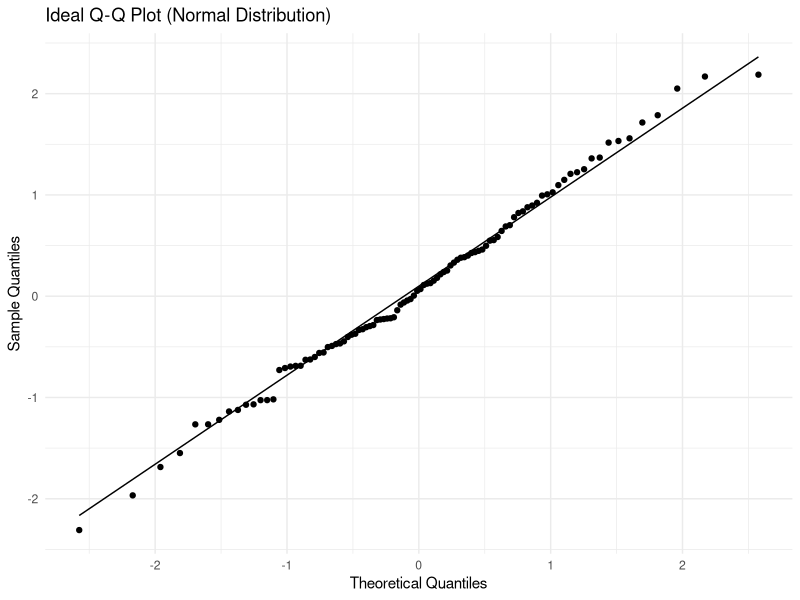
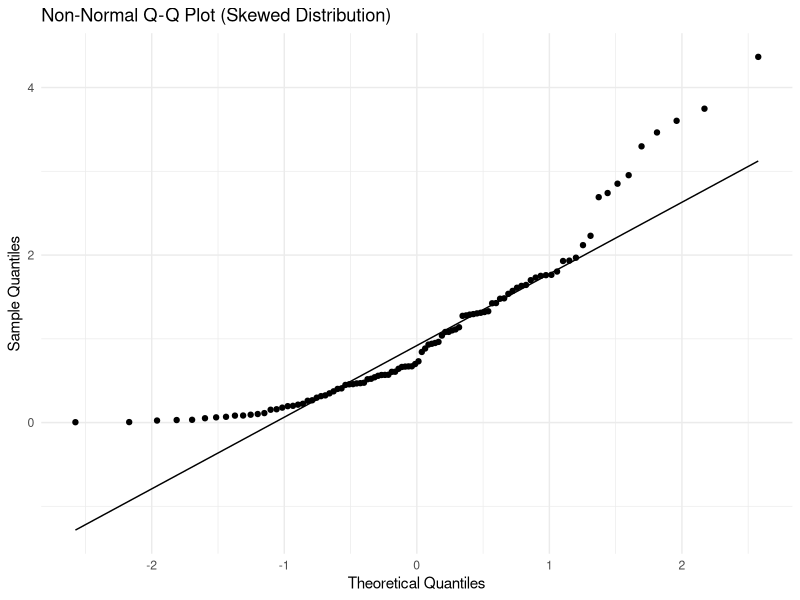

The R source for these figures, in order:
# Setting
install.packages("readxl")
install.packages("tidyverse")
install.packages("dplyr")


# qq-Plots
library(ggplot2)
set.seed(123) # 再現性を確保するためにシードを設定

# 正規分布に従う理想的なデータを生成
normal_data <- data.frame(value = rnorm(100, mean = 0, sd = 1))

# Q-Qプロットを作成
ggplot(normal_data, aes(sample = value)) +
  stat_qq() +
  stat_qq_line() +
  labs(
    title = "Ideal Q-Q Plot (Normal Distribution)",
    x = "Theoretical Quantiles",
    y = "Sample Quantiles"
  ) +
  theme_minimal()

# 偏った（歪んだ）データを生成（例：指数分布）
skewed_data <- data.frame(value = rexp(100))

# Q-Qプロットを作成
ggplot(skewed_data, aes(sample = value)) +
  stat_qq() +
  stat_qq_line() +
  labs(
    title = "Non-Normal Q-Q Plot (Skewed Distribution)",
    x = "Theoretical Quantiles",
    y = "Sample Quantiles"
  ) +
  theme_minimal()
